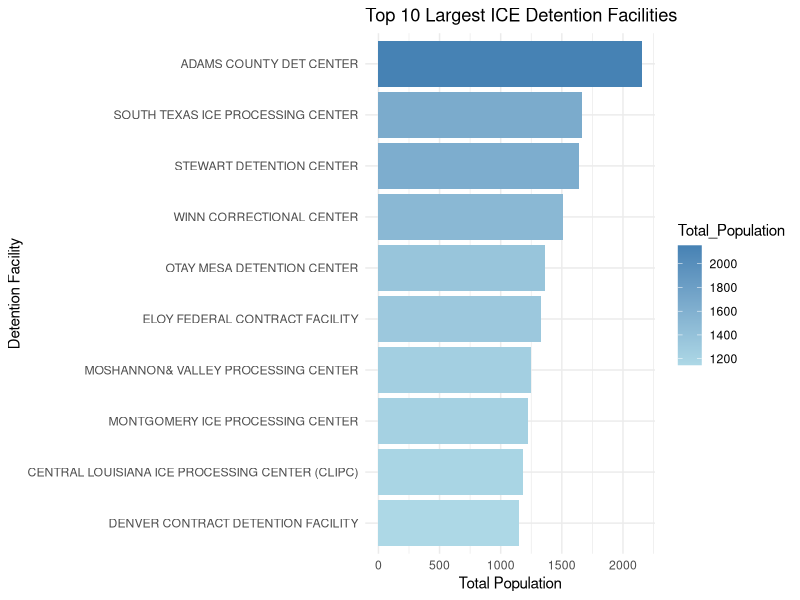
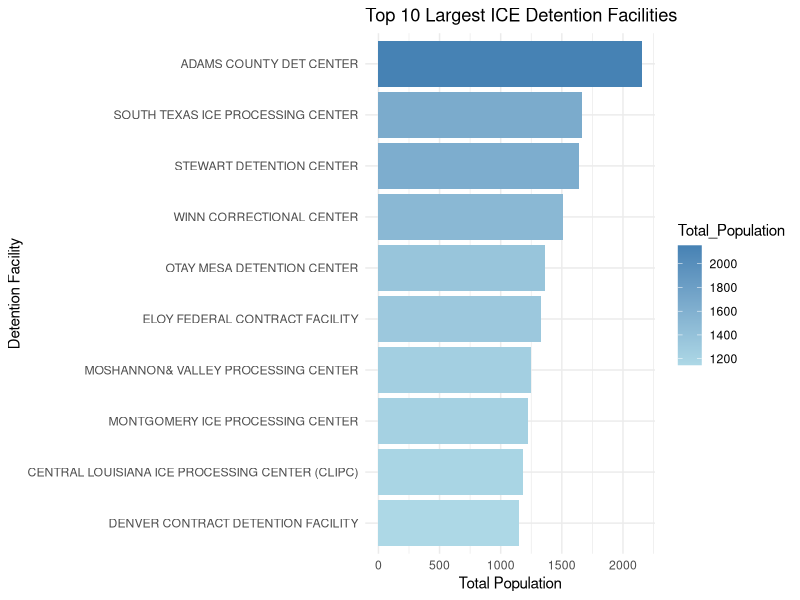

Write R code to recreate these figures, in order.
# Load required packages
library(dplyr)
library(readr)

# Read the dataset, skipping metadata rows 
df <- read_csv("messy_ice_detention.csv", skip = 6)

# View column names and first few rows to confirm it loaded correctly

print(colnames(df))
print(head(df, 5))

# Clean the column names to avoid issues later
colnames(df) <- c("Name", "City", "State", "Level_A", "Level_B", "Level_C", "Level_D", "Last_Inspection_End_Date")

# Check for blank strings in key columns
sum(is.na(df$Name))
sum(is.na(df$City))
sum(is.na(df$State))

# View rows with missing Name
df[is.na(df$Name), ]

# View rows with missing City
df[is.na(df$City), ]

# View rows with missing State
df[is.na(df$State), ]

# Find the row numbers with missing Name
which(is.na(df$Name))

# Fill missing Name in row 117
df$Name[117] <- "SHER-BURNE COUNTY JAIL"

df$Name[124] <- "MARILYN ALLEN JAIL"

which(is.na(df$Name))

which(is.na(df$City))

# Fill missing City in row 52
df$City[52] <- "CHARDON"

which(is.na(df$State))

df$State[7] <- "GA"

df$State[72] <- "TX"

# Convert only numeric-like values to dates; keep others as NA
df$Last_Inspection_End_Date <- suppressWarnings(
  as.Date(as.numeric(df$Last_Inspection_End_Date), origin = "1899-12-30")
)

#  Remove obvious strange characters from 'Name' (ONLY if you want to clean up graph labels)
# Fix encoding issues in Name column (minimum fix to avoid error)
# df$Name <- iconv(df$Name, from = "", to = "UTF-8", sub = "")

sum(is.na(df$Last_Inspection_End_Date))


df[is.na(df$Last_Inspection_End_Date), ]
write_csv(df, "cleaned_ice_detention.csv")

# Print cleaned preview
print(head(df, 10))


#### PART B

# Checking the data types of Level A to D
str(df[, c("Level_A", "Level_B", "Level_C", "Level_D")])

# Creating Total poplulation Column
df$Total_Population <- rowSums(df[, c("Level_A", "Level_B", "Level_C", "Level_D")], na.rm = TRUE)

df$Total_Population

str(df$Total_Population)

# Sort by Total_Population in descending order
top10 <- df[order(-df$Total_Population), ][1:10, ]


# View result
top10[, c("Name", "Total_Population")]


##Part C

library(ggplot2)

ggplot(top10, aes(x = reorder(Name, Total_Population), y = Total_Population, fill = Total_Population)) +
  geom_bar(stat = "identity") +
  coord_flip() +
  scale_fill_gradient(low = "lightblue", high = "steelblue") +
  labs(title = "Top 10 Largest ICE Detention Facilities",
       x = "Detention Facility",
       y = "Total Population") +
  theme_minimal()

ggsave("top10_facilities.png", width = 10, height = 6)



